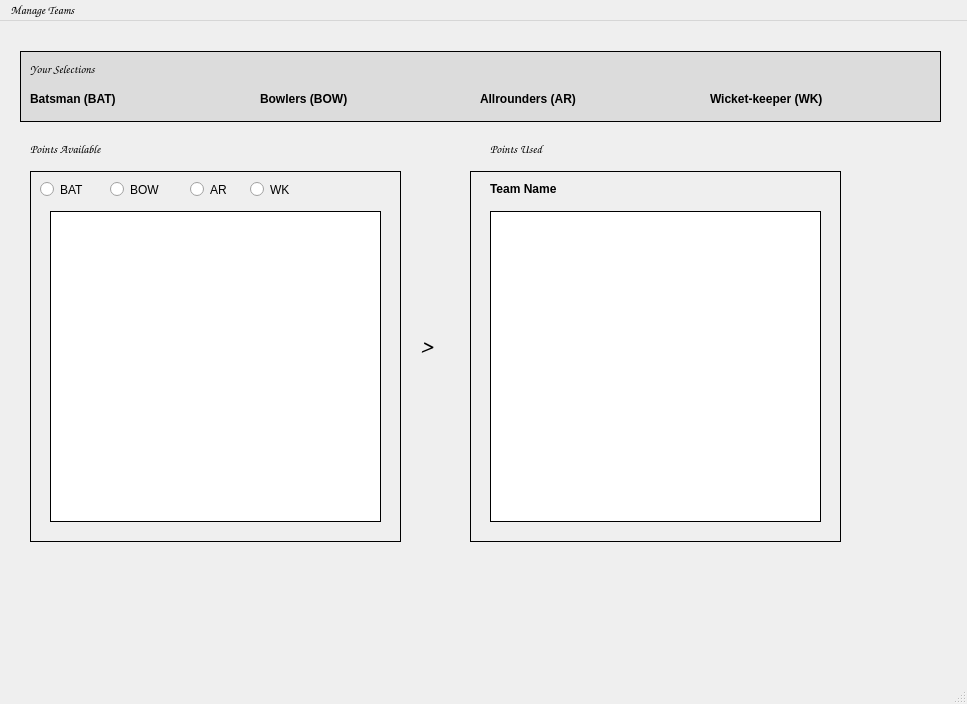
<?xml version="1.0" encoding="UTF-8"?>
<ui version="4.0">
 <class>MainWindow</class>
 <widget class="QMainWindow" name="MainWindow">
  <property name="geometry">
   <rect>
    <x>0</x>
    <y>0</y>
    <width>967</width>
    <height>704</height>
   </rect>
  </property>
  <property name="baseSize">
   <size>
    <width>0</width>
    <height>0</height>
   </size>
  </property>
  <property name="font">
   <font>
    <family>Comic Sans MS</family>
   </font>
  </property>
  <property name="windowTitle">
   <string>Fantasy Cricket</string>
  </property>
  <widget class="QWidget" name="centralwidget">
   <widget class="QFrame" name="frame">
    <property name="geometry">
     <rect>
      <x>20</x>
      <y>30</y>
      <width>921</width>
      <height>71</height>
     </rect>
    </property>
    <property name="styleSheet">
     <string notr="true">border: 1px solid black;
background-color: rgb(220, 220, 220);</string>
    </property>
    <property name="frameShape">
     <enum>QFrame::StyledPanel</enum>
    </property>
    <property name="frameShadow">
     <enum>QFrame::Raised</enum>
    </property>
    <widget class="QLabel" name="label">
     <property name="geometry">
      <rect>
       <x>10</x>
       <y>10</y>
       <width>101</width>
       <height>16</height>
      </rect>
     </property>
     <property name="font">
      <font>
       <family>Comic Sans MS</family>
      </font>
     </property>
     <property name="styleSheet">
      <string notr="true">border: none;
font-family: &quot;Comic Sans MS&quot;;</string>
     </property>
     <property name="text">
      <string>Your Selections</string>
     </property>
    </widget>
    <widget class="QLabel" name="label_2">
     <property name="geometry">
      <rect>
       <x>10</x>
       <y>40</y>
       <width>121</width>
       <height>16</height>
      </rect>
     </property>
     <property name="styleSheet">
      <string notr="true">font-weight: bold;
border: none;
font-family: &quot;Comic Sans MS&quot;;</string>
     </property>
     <property name="text">
      <string>Batsman (BAT)</string>
     </property>
    </widget>
    <widget class="QLabel" name="label_7">
     <property name="geometry">
      <rect>
       <x>240</x>
       <y>40</y>
       <width>131</width>
       <height>16</height>
      </rect>
     </property>
     <property name="styleSheet">
      <string notr="true">font-weight: bold;
border: none;
font-family: &quot;Comic Sans MS&quot;;</string>
     </property>
     <property name="text">
      <string>Bowlers (BOW)</string>
     </property>
    </widget>
    <widget class="QLabel" name="label_8">
     <property name="geometry">
      <rect>
       <x>460</x>
       <y>40</y>
       <width>141</width>
       <height>16</height>
      </rect>
     </property>
     <property name="styleSheet">
      <string notr="true">font-weight: bold;
border: none;
font-family: &quot;Comic Sans MS&quot;;</string>
     </property>
     <property name="text">
      <string>Allrounders (AR)</string>
     </property>
    </widget>
    <widget class="QLabel" name="label_9">
     <property name="geometry">
      <rect>
       <x>690</x>
       <y>40</y>
       <width>171</width>
       <height>16</height>
      </rect>
     </property>
     <property name="styleSheet">
      <string notr="true">font-weight: bold;
border: none;
font-family: &quot;Comic Sans MS&quot;;</string>
     </property>
     <property name="text">
      <string>Wicket-keeper (WK)</string>
     </property>
    </widget>
    <widget class="QLabel" name="label_10">
     <property name="geometry">
      <rect>
       <x>150</x>
       <y>40</y>
       <width>61</width>
       <height>16</height>
      </rect>
     </property>
     <property name="styleSheet">
      <string notr="true">border: none;
font-family: &quot;Comic Sans MS&quot;;
color: rgb(0, 0, 255);</string>
     </property>
     <property name="text">
      <string/>
     </property>
    </widget>
    <widget class="QLabel" name="label_11">
     <property name="geometry">
      <rect>
       <x>370</x>
       <y>40</y>
       <width>61</width>
       <height>16</height>
      </rect>
     </property>
     <property name="styleSheet">
      <string notr="true">border: none;
font-family: &quot;Comic Sans MS&quot;;
color: rgb(0, 0, 255);</string>
     </property>
     <property name="text">
      <string/>
     </property>
    </widget>
    <widget class="QLabel" name="label_12">
     <property name="geometry">
      <rect>
       <x>620</x>
       <y>40</y>
       <width>51</width>
       <height>16</height>
      </rect>
     </property>
     <property name="styleSheet">
      <string notr="true">border: none;
font-family: &quot;Comic Sans MS&quot;;
color: rgb(0, 0, 255);</string>
     </property>
     <property name="text">
      <string/>
     </property>
    </widget>
    <widget class="QLabel" name="label_13">
     <property name="geometry">
      <rect>
       <x>870</x>
       <y>40</y>
       <width>41</width>
       <height>16</height>
      </rect>
     </property>
     <property name="styleSheet">
      <string notr="true">border: none;
font-family: &quot;Comic Sans MS&quot;;
color: rgb(0, 0, 255);</string>
     </property>
     <property name="text">
      <string/>
     </property>
    </widget>
   </widget>
   <widget class="QLabel" name="label_3">
    <property name="geometry">
     <rect>
      <x>30</x>
      <y>120</y>
      <width>151</width>
      <height>16</height>
     </rect>
    </property>
    <property name="font">
     <font>
      <pointsize>9</pointsize>
      <weight>75</weight>
      <bold>true</bold>
     </font>
    </property>
    <property name="text">
     <string>Points Available</string>
    </property>
   </widget>
   <widget class="QFrame" name="frame_2">
    <property name="geometry">
     <rect>
      <x>30</x>
      <y>150</y>
      <width>371</width>
      <height>371</height>
     </rect>
    </property>
    <property name="styleSheet">
     <string notr="true">border: 1px solid black;</string>
    </property>
    <property name="frameShape">
     <enum>QFrame::StyledPanel</enum>
    </property>
    <property name="frameShadow">
     <enum>QFrame::Raised</enum>
    </property>
    <widget class="QRadioButton" name="radioButton">
     <property name="geometry">
      <rect>
       <x>10</x>
       <y>10</y>
       <width>82</width>
       <height>17</height>
      </rect>
     </property>
     <property name="styleSheet">
      <string notr="true">border: none;
font-family: &quot;Comic Sans MS&quot;;</string>
     </property>
     <property name="text">
      <string>BAT</string>
     </property>
     <property name="checkable">
      <bool>false</bool>
     </property>
    </widget>
    <widget class="QRadioButton" name="radioButton_2">
     <property name="geometry">
      <rect>
       <x>80</x>
       <y>10</y>
       <width>82</width>
       <height>17</height>
      </rect>
     </property>
     <property name="styleSheet">
      <string notr="true">border: none;
font-family: &quot;Comic Sans MS&quot;;</string>
     </property>
     <property name="text">
      <string>BOW</string>
     </property>
     <property name="checkable">
      <bool>false</bool>
     </property>
    </widget>
    <widget class="QRadioButton" name="radioButton_3">
     <property name="geometry">
      <rect>
       <x>160</x>
       <y>10</y>
       <width>82</width>
       <height>17</height>
      </rect>
     </property>
     <property name="styleSheet">
      <string notr="true">border: none;
font-family: &quot;Comic Sans MS&quot;;</string>
     </property>
     <property name="text">
      <string>AR</string>
     </property>
     <property name="checkable">
      <bool>false</bool>
     </property>
    </widget>
    <widget class="QRadioButton" name="radioButton_4">
     <property name="geometry">
      <rect>
       <x>220</x>
       <y>10</y>
       <width>82</width>
       <height>17</height>
      </rect>
     </property>
     <property name="styleSheet">
      <string notr="true">border: none;
font-family: &quot;Comic Sans MS&quot;;</string>
     </property>
     <property name="text">
      <string>WK</string>
     </property>
     <property name="checkable">
      <bool>false</bool>
     </property>
    </widget>
    <widget class="QListWidget" name="listWidget">
     <property name="geometry">
      <rect>
       <x>20</x>
       <y>40</y>
       <width>331</width>
       <height>311</height>
      </rect>
     </property>
    </widget>
   </widget>
   <widget class="QLabel" name="label_4">
    <property name="geometry">
     <rect>
      <x>490</x>
      <y>120</y>
      <width>111</width>
      <height>16</height>
     </rect>
    </property>
    <property name="font">
     <font>
      <pointsize>9</pointsize>
      <weight>75</weight>
      <bold>true</bold>
     </font>
    </property>
    <property name="text">
     <string>Points Used</string>
    </property>
   </widget>
   <widget class="QFrame" name="frame_3">
    <property name="geometry">
     <rect>
      <x>470</x>
      <y>150</y>
      <width>371</width>
      <height>371</height>
     </rect>
    </property>
    <property name="styleSheet">
     <string notr="true">border: 1px solid black;</string>
    </property>
    <property name="frameShape">
     <enum>QFrame::StyledPanel</enum>
    </property>
    <property name="frameShadow">
     <enum>QFrame::Raised</enum>
    </property>
    <widget class="QLabel" name="label_6">
     <property name="geometry">
      <rect>
       <x>20</x>
       <y>10</y>
       <width>111</width>
       <height>16</height>
      </rect>
     </property>
     <property name="styleSheet">
      <string notr="true">border: none;
font-family: &quot;Comic Sans MS&quot;;
font-weight: bold;</string>
     </property>
     <property name="text">
      <string>Team Name</string>
     </property>
    </widget>
    <widget class="QLabel" name="label_16">
     <property name="geometry">
      <rect>
       <x>150</x>
       <y>10</y>
       <width>131</width>
       <height>16</height>
      </rect>
     </property>
     <property name="styleSheet">
      <string notr="true">border:none;
font-family: &quot;Comic Sans MS&quot;;
color: rgb(0, 0, 255);</string>
     </property>
     <property name="text">
      <string/>
     </property>
    </widget>
    <widget class="QListWidget" name="listWidget_2">
     <property name="geometry">
      <rect>
       <x>20</x>
       <y>40</y>
       <width>331</width>
       <height>311</height>
      </rect>
     </property>
    </widget>
   </widget>
   <widget class="QLabel" name="label_5">
    <property name="geometry">
     <rect>
      <x>420</x>
      <y>310</y>
      <width>47</width>
      <height>31</height>
     </rect>
    </property>
    <property name="font">
     <font>
      <pointsize>18</pointsize>
     </font>
    </property>
    <property name="text">
     <string>&gt;</string>
    </property>
   </widget>
   <widget class="QLabel" name="label_14">
    <property name="geometry">
     <rect>
      <x>190</x>
      <y>120</y>
      <width>51</width>
      <height>16</height>
     </rect>
    </property>
    <property name="styleSheet">
     <string notr="true">font-family: &quot;Comic Sans MS&quot;;
color: rgb(0, 0, 255);</string>
    </property>
    <property name="text">
     <string/>
    </property>
   </widget>
   <widget class="QLabel" name="label_15">
    <property name="geometry">
     <rect>
      <x>610</x>
      <y>120</y>
      <width>47</width>
      <height>16</height>
     </rect>
    </property>
    <property name="styleSheet">
     <string notr="true">font-family: &quot;Comic Sans MS&quot;;
color: rgb(0, 0, 255);</string>
    </property>
    <property name="text">
     <string/>
    </property>
   </widget>
  </widget>
  <widget class="QMenuBar" name="menubar">
   <property name="geometry">
    <rect>
     <x>0</x>
     <y>0</y>
     <width>967</width>
     <height>31</height>
    </rect>
   </property>
   <widget class="QMenu" name="menuManage_Teams">
    <property name="font">
     <font>
      <family>Comic Sans MS</family>
     </font>
    </property>
    <property name="title">
     <string>Manage Teams</string>
    </property>
    <addaction name="actionNEW_Team"/>
    <addaction name="actionOPEN_Team"/>
    <addaction name="actionSAVE_Team"/>
    <addaction name="actionEVALUATE_Team"/>
   </widget>
   <addaction name="menuManage_Teams"/>
  </widget>
  <widget class="QStatusBar" name="statusbar"/>
  <action name="actionNEW_Team">
   <property name="text">
    <string>NEW Team</string>
   </property>
   <property name="font">
    <font>
     <family>Comic Sans MS</family>
    </font>
   </property>
  </action>
  <action name="actionOPEN_Team">
   <property name="text">
    <string>OPEN Team</string>
   </property>
   <property name="font">
    <font>
     <family>Comic Sans MS</family>
    </font>
   </property>
  </action>
  <action name="actionSAVE_Team">
   <property name="text">
    <string>SAVE Team</string>
   </property>
   <property name="font">
    <font>
     <family>Comic Sans MS</family>
    </font>
   </property>
  </action>
  <action name="actionEVALUATE_Team">
   <property name="text">
    <string>EVALUATE Team</string>
   </property>
   <property name="font">
    <font>
     <family>Comic Sans MS</family>
    </font>
   </property>
  </action>
 </widget>
 <resources/>
 <connections/>
</ui>
